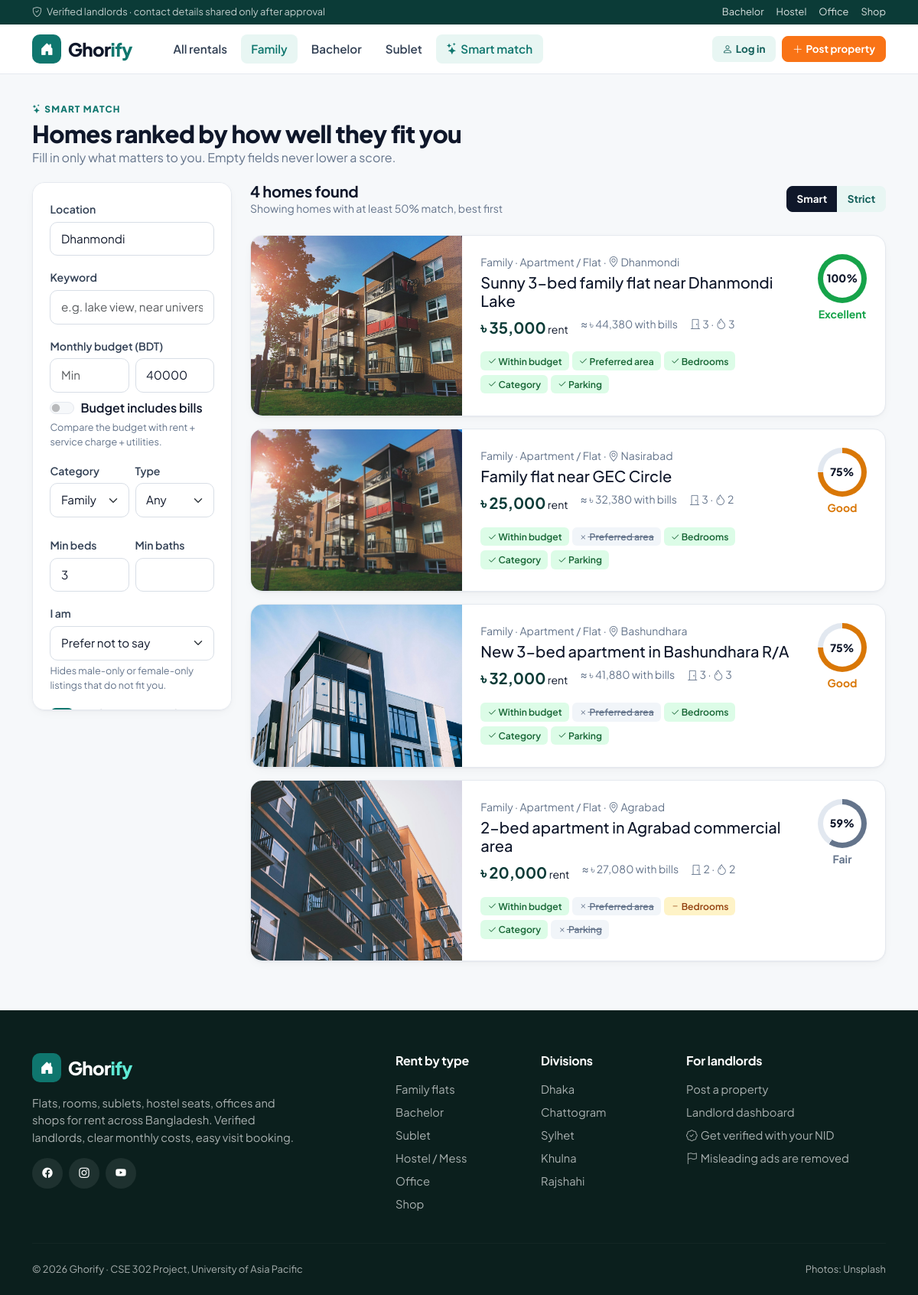
Page /search/?location=Dhanmondi&category=family&max_price=40000&min_bedrooms=3&needs_parking=on on the committed database.
### properties/models.py (models this page shows, shortened)
class PropertyImage(models.Model):
    property = models.ForeignKey(Property, on_delete=models.CASCADE, related_name='images')
    image = models.ImageField(upload_to=property_image_path)
    caption = models.CharField(max_length=120, blank=True)
    is_primary = models.BooleanField(default=False)
    uploaded_at = models.DateTimeField(auto_now_add=True)
    class Meta:
        ordering = ['-is_primary', 'uploaded_at']

class Property(models.Model):
    class PropertyType(models.TextChoices):
        APARTMENT = 'apartment', 'Apartment / Flat'
        HOUSE = 'house', 'Full house'
        ROOM = 'room', 'Single room'
        STUDIO = 'studio', 'Studio'
        DUPLEX = 'duplex', 'Duplex'
        SEAT = 'seat', 'Seat (shared room)'
        COMMERCIAL = 'commercial', 'Commercial space'
    class Category(models.TextChoices):
        FAMILY = 'family', 'Family'
        BACHELOR = 'bachelor', 'Bachelor'
        SUBLET = 'sublet', 'Sublet'
        HOSTEL = 'hostel', 'Hostel / Mess'
        OFFICE = 'office', 'Office'
        SHOP = 'shop', 'Shop'
    class Division(models.TextChoices):
        DHAKA = 'dhaka', 'Dhaka'
        CHATTOGRAM = 'chattogram', 'Chattogram'
        KHULNA = 'khulna', 'Khulna'
        RAJSHAHI = 'rajshahi', 'Rajshahi'
        SYLHET = 'sylhet', 'Sylhet'
        BARISHAL = 'barishal', 'Barishal'
        RANGPUR = 'rangpur', 'Rangpur'
        MYMENSINGH = 'mymensingh', 'Mymensingh'
    class Gender(models.TextChoices):
        ANY = 'any', 'Anyone'
        MALE = 'male', 'Male only'
        FEMALE = 'female', 'Female only'
    class Status(models.TextChoices):
        PENDING = 'pending', 'Pending review'
        APPROVED = 'approved', 'Published'
        REJECTED = 'rejected', 'Rejected'
    landlord = models.ForeignKey(settings.AUTH_USER_MODEL, on_delete=models.CASCADE, related_name='properties')
    title = models.CharField(max_length=150)
    description = models.TextField()
    property_type = models.CharField(max_length=12, choices=PropertyType.choices, default=PropertyType.APARTMENT)
    category = models.CharField(max_length=10, choices=Category.choices, default=Category.FAMILY)
    division = models.CharField(max_length=12, choices=Division.choices, default=Division.DHAKA)
    city = models.CharField('City / district', max_length=60, default='Dhaka')
    location = models.CharField('Area', max_length=80, help_text='Neighbourhood, e.g. Dhanmondi')
    address = models.CharField(max_length=255, help_text='Road / house number. Shown only to tenants after approval.')
    price = models.PositiveIntegerField('Monthly rent (BDT)', validators=[MinValueValidator(500)])
    is_negotiable = models.BooleanField('Rent is negotiable', default=False)
    service_charge = models.PositiveIntegerField('Service charge (BDT / month)', default=0)
    advance_months = models.PositiveSmallIntegerField('Advance (months)', default=2)
    bedrooms = models.PositiveSmallIntegerField(default=1)
    bathrooms = models.PositiveSmallIntegerField(default=1)
    balconies = models.PositiveSmallIntegerField(default=0)
    floor = models.SmallIntegerField(default=1, help_text='0 for ground floor')
    size = models.PositiveIntegerField('Size (sq ft)', null=True, blank=True)
    furnished = models.BooleanField(default=False)
    pet_friendly = models.BooleanField(default=False)
    parking = models.BooleanField(default=False)
    amenities = models.ManyToManyField(Amenity, blank=True, related_name='properties')
    tenant_gender = models.CharField(
        'Who can rent', max_length=6, choices=Gender.choices, default=Gender.ANY,
        help_text='Only for bachelor, sublet and hostel listings.',
    )
    house_rules = models.TextField(blank=True, help_text='Guest policy, smoking, cooking rules, etc.')
    gate_closing_time = models.TimeField(null=True, blank=True)
    available_from = models.DateField(null=True, blank=True)
    is_available = models.BooleanField(default=True)
    status = models.CharField(max_length=10, choices=Status.choices, default=Status.PENDING)
    moderation_note = models.CharField(max_length=255, blank=True)
    is_featured = models.BooleanField(default=False, help_text='Featured listings are shown first.')
    view_count = models.PositiveIntegerField(default=0)
    created_at = models.DateTimeField(auto_now_add=True)
    updated_at = models.DateTimeField(auto_now=True)
    objects = PropertyQuerySet.as_manager()
    class Meta:
        ordering = ['-created_at']
        verbose_name_plural = 'properties'
        indexes = [models.Index(fields=['status', 'is_available', 'location'])]
    def get_absolute_url(self):
        return reverse('properties:detail', args=[self.pk])
    @property
    def utilities_monthly_total(self):
        return sum((u.monthly_amount() for u in self.utilities.all() if not u.included_in_rent), Decimal('0'))
    @property
    def monthly_cost(self):
        return Decimal(self.price) + Decimal(self.service_charge) + self.utilities_monthly_total
    @property
    def primary_image(self):
        images = list(self.images.all())
        for image in images:
            if image.is_primary:
                return image
        return images[0] if images else None

class Utility(models.Model):
    class Kind(models.TextChoices):
        ELECTRICITY = 'electricity', 'Electricity'
        GAS = 'gas', 'Gas'
        WATER = 'water', 'Water'
        INTERNET = 'internet', 'Internet'
        GARBAGE = 'garbage', 'Garbage / cleaning'
        SECURITY = 'security', 'Security guard'
        OTHER = 'other', 'Other'
    class Period(models.TextChoices):
        MONTHLY = 'monthly', 'Monthly'
        YEARLY = 'yearly', 'Yearly'
    property = models.ForeignKey(Property, on_delete=models.CASCADE, related_name='utilities')
    name = models.CharField(max_length=15, choices=Kind.choices)
    amount = models.DecimalField('Estimated amount (BDT)', max_digits=9, decimal_places=2, validators=[MinValueValidator(0)])
    billing_period = models.CharField(max_length=8, choices=Period.choices, default=Period.MONTHLY)
    included_in_rent = models.BooleanField(default=False, help_text='Tick if the rent already covers this bill.')
    note = models.CharField(max_length=120, blank=True)
    created_at = models.DateField(auto_now_add=True)
    class Meta:
        ordering = ['name']
        verbose_name_plural = 'utilities'
    def monthly_amount(self):
        if self.billing_period == self.Period.YEARLY:
            return (self.amount / 12).quantize(Decimal('0.01'))
        return self.amount

### search/views.py (the view)
# urls.py: path('search/', include('search.urls')),
def search(request):
    mode = request.GET.get('mode', 'smart')
    has_query = any(k for k in request.GET if k not in ('mode', 'page'))
    form = SearchCriteriaForm(request.GET if has_query else None, require_name=False)
    page = None
    total = 0
    if has_query and form.is_valid():
        engine = MatchEngine(form.preferences())
        candidates = Property.objects.visible().prefetch_related('images', 'amenities', 'utilities')
        results = engine.smart_match(candidates) if mode == 'smart' else engine.strict_filter(candidates)
        total = len(results)
        page = Paginator(results, 9).get_page(request.GET.get('page'))
    query_string = request.GET.copy()
    query_string.pop('page', None)
    return render(request, 'search/search.html', {
        'form': form,
        'mode': mode,
        'page': page,
        'total': total,
        'has_query': has_query,
        'threshold': SMART_MATCH_THRESHOLD,
        'query_string': query_string.urlencode(),
    })

### templates/search/search.html (shortened to what this page needs)
{% extends 'base.html' %}
{% load ghorify_tags %}
{% block content %}
<div class="container">
  <div class="page-header">
    <span class="eyebrow"><i class="bi bi-stars"></i> Smart match</span>
    <h1>Homes ranked by how well they fit you</h1>
    <p class="text-muted mb-0">Fill in only what matters to you. Empty fields never lower a score.</p>
  </div>
  <div class="row g-4">
    <aside class="col-lg-4 col-xl-3">
      <form method="get" class="gh-card gh-card-body sticky-side" id="searchForm" style="max-height:calc(100vh - 110px);overflow:auto">
        {% include 'search/_criteria_fields.html' %}
      </form>
    </aside>
    <section class="col-lg-8 col-xl-9">
      {% if has_query %}
        <div class="d-flex flex-wrap justify-content-between align-items-center gap-3 mb-4">
          <div>
            <h5 class="mb-0">{{ total }} home{{ total|pluralize }} found</h5>
            <div class="small text-muted">{% if mode == 'smart' %}Showing homes with at least {{ threshold }}% match, best first{% else %}Showing only homes that meet every condition{% endif %}</div>
          </div>
          <div class="d-flex gap-2 flex-wrap">
            <div class="btn-group" role="group">
              <button type="submit" form="searchForm" class="btn btn-sm {% if mode == 'smart' %}btn-dark{% else %}btn-soft{% endif %}" onclick="document.querySelector('#searchForm [name=mode]').value='smart'">Smart</button>
              <button type="submit" form="searchForm" class="btn btn-sm {% if mode == 'basic' %}btn-dark{% else %}btn-soft{% endif %}" onclick="document.querySelector('#searchForm [name=mode]').value='basic'">Strict</button>
            </div>
          </div>
        </div>
        {% if page.object_list %}
          <div class="d-grid gap-3">
          {% for m in page.object_list %}{% with p=m.property %}
            <article class="gh-card overflow-hidden">
              <div class="row g-0">
                <div class="col-md-4">
                  <a href="{{ p.get_absolute_url }}" class="d-block h-100 position-relative" style="min-height:200px;background:var(--gh-soft)">
                    {% with img=p.primary_image %}{% if img %}<img src="{{ img.image.url }}" class="position-absolute top-0 start-0 w-100 h-100" style="object-fit:cover" alt="">{% else %}<div class="placeholder-img" style="min-height:200px"><i class="bi bi-house-door"></i></div>{% endif %}{% endwith %}
                  </a>
                </div>
                <div class="col-md-8">
                  <div class="p-4 d-flex gap-3">
                    <div class="flex-grow-1">
                      <div class="small text-muted mb-1">{{ p.get_category_display }} · {{ p.get_property_type_display }} · <i class="bi bi-geo-alt"></i> {{ p.location }}</div>
                      <a href="{{ p.get_absolute_url }}" class="h5 text-reset d-block mb-2">{{ p.title }}</a>
                      <div class="d-flex flex-wrap gap-3 small mb-3">
                        <span><strong class="fs-5" style="color:var(--gh-dark)">{{ p.price|taka }}</strong> rent</span>
                        <span class="text-muted">≈ {{ p.monthly_cost|taka }} with bills</span>
                        <span class="text-muted"><i class="bi bi-door-closed"></i> {{ p.bedrooms }} · <i class="bi bi-droplet"></i> {{ p.bathrooms }}</span>
                      </div>
                      <div>{% for label, score in m.reasons %}<span class="reason {{ score|reason_class }}">{% if score >= 1 %}<i class="bi bi-check2"></i>{% elif score > 0 %}<i class="bi bi-dash"></i>{% else %}<i class="bi bi-x"></i>{% endif %} {{ label }}</span>{% endfor %}</div>
                    </div>
                    <div class="text-center">
                      <div class="match-ring" style="--p:{{ m.percentage }};--c:{{ m.percentage|match_color }}"><span>{{ m.percentage }}%</span></div>
                      <div class="small fw-bold mt-1 text-capitalize" style="color:{{ m.percentage|match_color }}">{{ m.level }}</div>
                    </div>
                  </div>
                </div>
              </div>
            </article>
          {% endwith %}{% endfor %}
          </div>
        {% else %}
          {% include 'partials/empty.html' with icon='bi-binoculars' title='No good matches yet' text='Try a higher budget, a nearby area, or switch to Smart mode to see close matches.' %}
        {% endif %}
      {% endif %}
    </section>
  </div>
</div>
{% endblock %}

### rows in the picture
PropertyImage: image (picture)
Property: category "Family", property_type "Apartment / Flat", location "Dhanmondi", title "Sunny 3-bed family flat near Dhanmondi Lake", price|taka "৳ 35,000", monthly_cost|taka "৳ 44,380", bedrooms "3", bathrooms "3"
PropertyImage: image (picture)
Property: category "Family", property_type "Apartment / Flat", location "Nasirabad", title "Family flat near GEC Circle", price|taka "৳ 25,000", monthly_cost|taka "৳ 32,380", bedrooms "3", bathrooms "2"
PropertyImage: image (picture)
Property: category "Family", property_type "Apartment / Flat", location "Bashundhara", title "New 3-bed apartment in Bashundhara R/A", price|taka "৳ 32,000", monthly_cost|taka "৳ 41,880", bedrooms "3", bathrooms "3"
PropertyImage: image (picture)
Property: category "Family", property_type "Apartment / Flat", location "Agrabad", title "2-bed apartment in Agrabad commercial area", price|taka "৳ 20,000", monthly_cost|taka "৳ 27,080", bedrooms "2", bathrooms "2"

### other values in the picture
{{ field.label }} "Location Keyword Category Type Min beds Min baths I am"
{{ field.label }} "Budget includes bills"
{{ field.help_text }} "Compare the budget with rent + service charge + utilities. Hides male-only or female-only listings that do not fit you."
{{ total }} "4"
{{ threshold }} "50"
{{ label }} "Within budget" "Preferred area" "Bedrooms" "Category" "Parking" "Within budget" "Preferred area" "Bedrooms" "Category" "Parking" "Within budget" "Preferred area" "Bedrooms" "Category" "Parking" "Within budget" "Preferred area" "Bedrooms" "Category" "Parking"
{{ m.percentage }} "100" "75" "75" "59"
{{ m.level }} "Excellent" "Good" "Good" "Fair"
